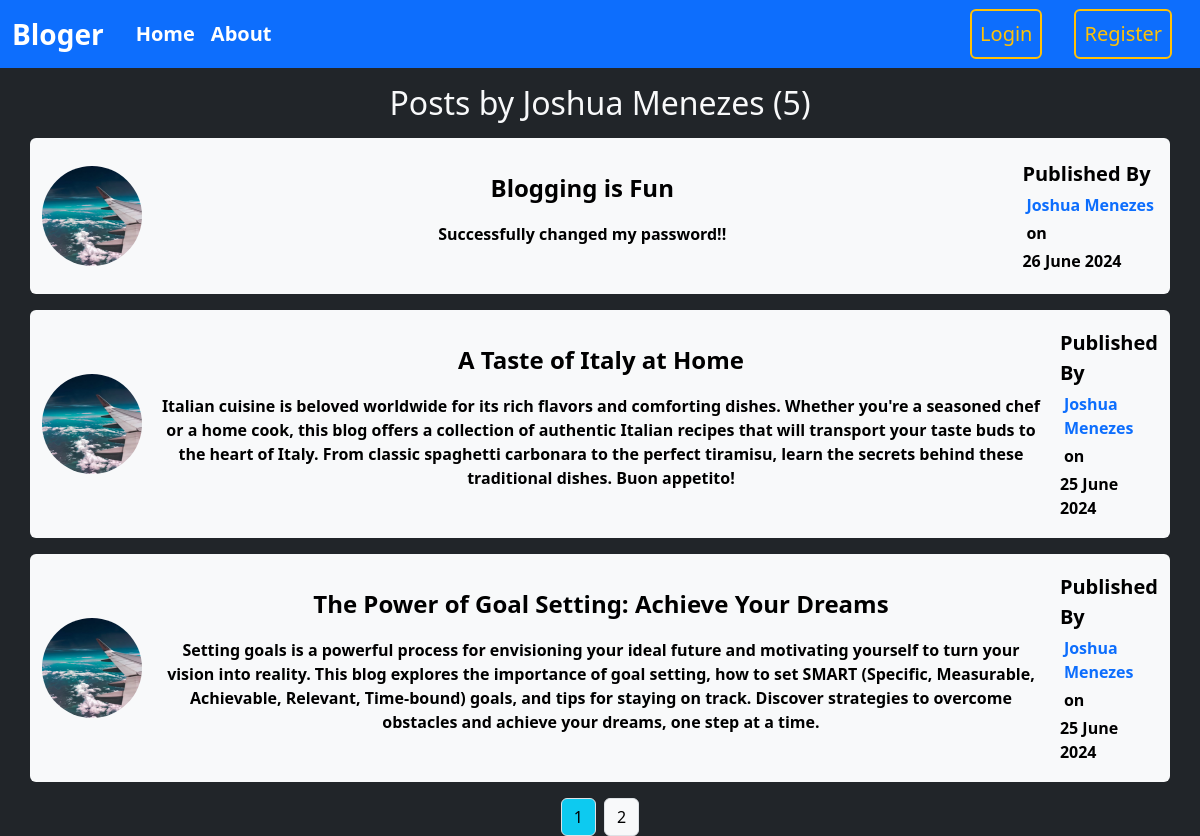
Screenshot of /user/Joshua Menezes with the database file from the repository.
### package/models.py (models this page shows, shortened)
class User(db.Model, UserMixin):
    id = db.Column(db.Integer, primary_key=True)
    username = db.Column(db.String(20), unique=True, nullable=False)
    email = db.Column(db.String(120), unique=True, nullable=False)
    image = db.Column(db.String(20), nullable=False, default="default.jpg")
    password = db.Column(db.String(60), nullable=False)
    posts = db.relationship("Post", backref="author", lazy=True)

class Post(db.Model):
    id = db.Column(db.Integer, primary_key=True)
    title = db.Column(db.String(100), nullable=False)
    date_posted = db.Column(db.DateTime, nullable=False, default = datetime.utcnow)
    content = db.Column(db.Text, nullable=False)
    user_id = db.Column(db.Integer, db.ForeignKey("user.id"), nullable=False)

### package/users/routes.py (the view)
@users.route("/user/<string:username>")
def user_post(username):
    pg = request.args.get("page", 1, type=int)
    user = User.query.filter_by(username=username).first_or_404()
    posts = Post.query.filter_by(author=user).order_by(Post.date_posted.desc()).paginate(per_page=3, page=pg)
    return render_template("user_posts.html", posts=posts, user=user)

### package/templates/user_posts.html
{% extends 'layouts.html' %}
{% block content %}
  <h2 class="text-center">Posts by {{user.username}} ({{posts.total}})</h2>
  {% for post in posts.items %}
    <div class="container bg-light rounded text-black d-flex py-3 justify-content-center my-3 flex-md-row flex-column">
      <div class="d-flex align-items-center justify-content-center">
        <img class="rounded-circle" src="{{ url_for('static', filename='profile_pics/' + post.author.image) }}" style="width: 100px;  height: 100px;" />
      </div>
      <div class="flex-fill text-center mx-3 py-3">
        <a class="title fs-4 text-decoration-none text-black" href="{{ url_for('posts.post', id=post.id) }}">{{ post.title }}</a>
        <p class="mt-3">{{ post.content }}</p>
      </div>
      <div class="d-flex flex-md-column justify-content-center flex-wrap">
        <p class="bold fw-4 fs-5 m-0">Published By</p>
        <a href="{{url_for("users.user_post", username=post.author.username)}}" class="text-decoration-none mx-1 pt-1">{{ post.author.username }}</a>
        <p class="m-0 pt-1 mx-1">on</p>
        <p class="pt-1 m-0">{{ post.date_posted.strftime('%d %B %Y') }}</p>
      </div>
    </div>
  {% endfor %}
  <div class="d-flex justify-content-center">
    {% for page in posts.iter_pages(left_edge=1, right_edge=1, left_current=1, right_current=2) %}
      {% if page %}
        {% if posts.page == page %}
          <a href="{{ url_for('users.user_post', page=page, username=user.username) }}" class="btn btn-info border boder-1 mx-1">{{ page }}</a>
        {% else %}
          <a href="{{ url_for('users.user_post', page=page, username=user.username) }}" class="btn btn-light border boder-1 mx-1">{{ page }}</a>
        {% endif %}
      {% else %}
        ...
      {% endif %}
    {% endfor %}
  </div>
{% endblock %}

### package/static/main.css (style rules this page uses)
body { margin: 0; padding: 0px 0px; height: 100vh; }

### rows the page displays
User: username "Joshua Menezes"
Post: image (picture), title "Blogging is Fun", content "Successfully changed my password!!", author.username "Joshua Menezes", date_posted "26 June 2024"
Post: image (picture), title "A Taste of Italy at Home", content "Italian cuisine is beloved worldwide for its rich flavors and comforting dishes. Whether you're a seasoned chef or a home cook, this blog offers a collection of authentic Italian recipes that will transport your taste buds to the heart of Italy. From classic spaghetti carbonara to the perfect tiramisu, learn the secrets behind these traditional dishes. Buon appetito!", author.username "Joshua Menezes", date_posted "25 June 2024"
Post: image (picture), title "The Power of Goal Setting: Achieve Your Dreams", content "Setting goals is a powerful process for envisioning your ideal future and motivating yourself to turn your vision into reality. This blog explores the importance of goal setting, how to set SMART (Specific, Measurable, Achievable, Relevant, Time-bound) goals, and tips for staying on track. Discover strategies to overcome obstacles and achieve your dreams, one step at a time.", author.username "Joshua Menezes", date_posted "25 June 2024"

### other values shown
{{ posts.total }} "5"
{{ page }} "1"
{{ page }} "2"
